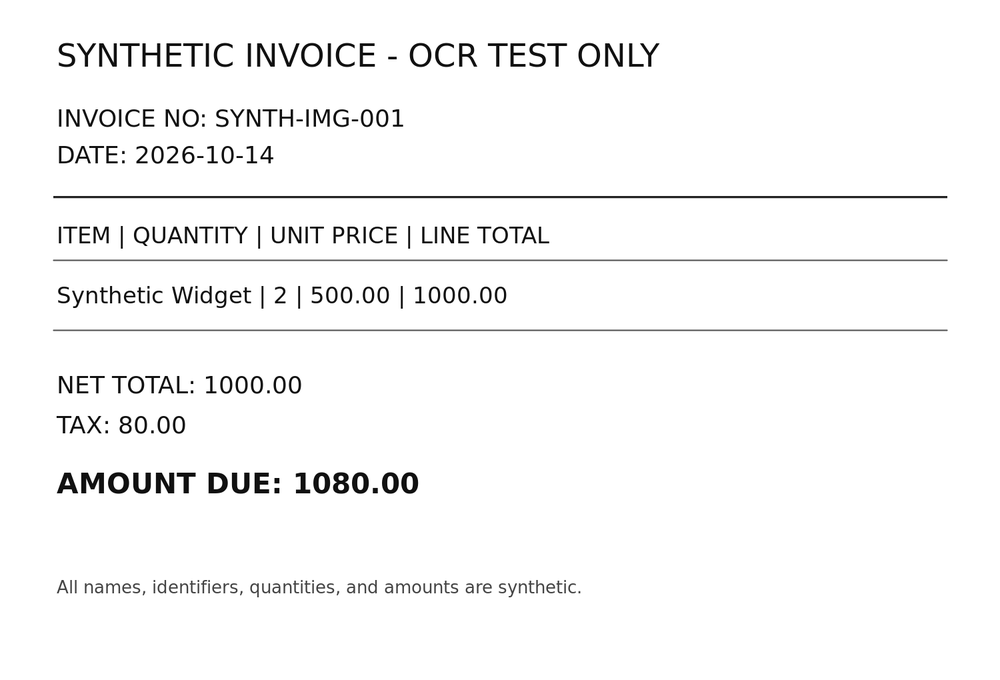
#> input picture src/image_extraction_adapter/tests/fixtures/synthetic_invoice.png, 1000 x 680 px, shrunk from 1500 x 1020 before the run
$ python -i preprocessing.py   (imports and definitions only)
#> lines starting #> are read from the running program, lines starting #| are printed output that depends on the picture; after the words box and inside, x2 and y2 are one past the last pixel; in counts of white or black regions, pixels touching at a corner belong together
#> further down, picture is the input picture: PIL image 1000x680 RGBA; mean R, G, B, A 247.3, 247.3, 247.3, 255
"""Pillow-only cell cropping, thresholding, and morphological rule removal.

All operations work on copies. The source invoice image is never modified or
replaced. Pillow is loaded lazily so the base adapter remains stdlib-only.
"""
from __future__ import annotations

import math
import statistics
from dataclasses import dataclass
from typing import Any, Literal


PreprocessingMode = Literal["none", "otsu", "adaptive"]
PREPROCESSING_MODES: tuple[PreprocessingMode, ...] = ("none", "otsu", "adaptive")
_CELL_CLASS_INFO_KEY = "kandoo_cell_class"


@dataclass(frozen=True)
class CellCrop:
    """One cropped spatial cell; coordinates are (left, top, right, bottom)."""

    field_name: str
    bbox: tuple[int, int, int, int]
    image: Any
    numeric: bool


@dataclass(frozen=True)
class PreprocessedCell:
    """OCR image plus a count of foreground pixels removed as table rules."""

    image: Any
    mode: PreprocessingMode
    line_pixels_removed: int = 0


@dataclass(frozen=True)
class DynamicTableLayout:
    """Image-projection result for a table's columns and item-row bands."""

    column_boundaries: tuple[float, ...]
    row_bands: tuple[tuple[float, float], ...]
    horizontal_lines: tuple[float, ...]
    vertical_lines: tuple[float, ...]
    median_row_height: float
    header_row_excluded: bool


@dataclass(frozen=True)
class LayoutSafetyResult:
    """Fail-closed status wrapper around the existing layout geometry."""

    status: Literal["OK", "REVIEW", "BLOCKED"]
    reason: str
    geometry: Any | None
    row_count: int | None


def _pillow():
    try:
        from PIL import Image, ImageChops, ImageFilter, ImageOps
    except Exception as exc:  # pragma: no cover - environment dependent
        raise RuntimeError("Pillow is required for cell cropping/preprocessing") from exc
    return Image, ImageChops, ImageFilter, ImageOps


# [19 lines left out: function _crop_box, not called in this run]


def _contiguous_groups(indices: list[int]) -> list[list[int]]:
    groups: list[list[int]] = []
    for index in indices:
        if not groups or index > groups[-1][-1] + 1:
            groups.append([index])
        else:
            groups[-1].append(index)
    return groups


def _longest_black_runs(binary_image: Any, *, horizontal: bool) -> list[int]:
    """Measure contiguous black runs on each row or column of a binary copy."""
    width, height = binary_image.size
    pixels = binary_image.convert("L").tobytes()
    count = height if horizontal else width
    span = width if horizontal else height
    runs: list[int] = []
    for primary in range(count):
        longest = current = 0
        for secondary in range(span):
            offset = (primary * width + secondary if horizontal
                      else secondary * width + primary)
            if pixels[offset] < 128:
                current += 1
                longest = max(longest, current)
            else:
                current = 0
        runs.append(longest)
    return runs


def _long_line_centers(runs: list[int], *, fraction: float = 0.8) -> tuple[float, ...]:
    longest = max(runs, default=0)
    if longest <= 0:
        return ()
    cutoff = math.ceil(longest * fraction)
    candidates = [index for index, length in enumerate(runs) if length >= cutoff]
    return tuple((group[0] + group[-1]) / 2.0
                 for group in _contiguous_groups(candidates))


def _longest_regular_line_chain(
    lines: tuple[float, ...],
    *,
    minimum_ratio: float = 0.65,
    maximum_ratio: float = 1.4,
) -> tuple[float, ...]:
    """Pick the longest median-spaced sequence; short rounded-box edges split it."""
    if len(lines) < 2:
        return ()
    gaps = [right - left for left, right in zip(lines, lines[1:])]
    pitch = statistics.median(gaps)
    if pitch <= 0:
        return ()
    minimum_gap = minimum_ratio * pitch
    maximum_gap = maximum_ratio * pitch
    chains: list[list[float]] = []
    current = [lines[0]]
    for line in lines[1:]:
        gap = line - current[-1]
        if minimum_gap <= gap <= maximum_gap:
            current.append(line)
        else:
            chains.append(current)
            current = [line]
    chains.append(current)
    best = max(chains, key=lambda chain: (
        len(chain), chain[-1] - chain[0], -chain[0]))
    return tuple(best) if len(best) >= 2 else ()


def detect_dynamic_table_layout(
    image: Any,
    *,
    line_fraction: float = 0.8,
    minimum_row_ratio: float = 0.65,
    maximum_row_ratio: float = 1.4,
) -> DynamicTableLayout | None:
    """Detect table borders from horizontal/vertical image projections.

    A line candidate must contain a contiguous black run at least 80% as long
    as the longest run on that axis. The table is the longest median-spaced
    horizontal-line chain. A shorter leading interval is treated as the table
    header; the remaining consecutive intervals are item rows. Median row
    height rejects nearby short rounded-payable borders and other false edges.
    Column rules are projected only between the selected table's first and last
    horizontal borders. No page-specific coordinates or expected row count are
    used.
    """
    try:
        binary = otsu_binarize(image)
    except (RuntimeError, AttributeError, TypeError, ValueError):
        return None

    horizontal_runs = _longest_black_runs(binary, horizontal=True)
    horizontal_candidates = _long_line_centers(
        horizontal_runs, fraction=line_fraction)
    chain = _longest_regular_line_chain(
        horizontal_candidates,
        minimum_ratio=minimum_row_ratio,
        maximum_ratio=maximum_row_ratio,
    )
    if len(chain) < 2:
        return None

    chain_gaps = [right - left for left, right in zip(chain, chain[1:])]
    header_row_excluded = False
    if len(chain_gaps) >= 2:
        body_pitch = statistics.median(chain_gaps[1:])
        if body_pitch > 0 and chain_gaps[0] < 0.92 * body_pitch:
            header_row_excluded = True
    body_borders = chain[1:] if header_row_excluded else chain
    body_gaps = [right - left for left, right in zip(body_borders, body_borders[1:])]
    if not body_gaps:
        return None

    median_row_height = statistics.median(body_gaps)
    row_bands = tuple(
        (top, bottom)
        for top, bottom in zip(body_borders, body_borders[1:])
        if minimum_row_ratio * median_row_height
        <= bottom - top
        <= maximum_row_ratio * median_row_height
    )
    if not row_bands:
        return None

    width, height = binary.size
    pixels = binary.convert("L").tobytes()
    y_start = max(0, math.floor(chain[0]))
    y_end = min(height - 1, math.ceil(chain[-1]))
    vertical_runs: list[int] = []
    for x in range(width):
        longest = current = 0
        for y in range(y_start, y_end + 1):
            if pixels[y * width + x] < 128:
                current += 1
                longest = max(longest, current)
            else:
                current = 0
        vertical_runs.append(longest)
    longest_vertical = max(vertical_runs, default=0)
    if longest_vertical <= 0:
        return None
    vertical_cutoff = math.ceil(longest_vertical * line_fraction)
    vertical_candidates = [
        x for x, length in enumerate(vertical_runs) if length >= vertical_cutoff]
    vertical_lines = tuple(
        (group[0] + group[-1]) / 2.0
        for group in _contiguous_groups(vertical_candidates)
    )
    # This invoice table has four RTL columns (amount, quantity, name, sequence)
    # bounded by five rules. Ambiguous extra/missing rules fail closed.
    if len(vertical_lines) != 5:
        return None
    if any(right <= left for left, right in zip(vertical_lines, vertical_lines[1:])):
        return None

    return DynamicTableLayout(
        column_boundaries=vertical_lines,
        row_bands=row_bands,
        horizontal_lines=chain,
        vertical_lines=vertical_lines,
        median_row_height=median_row_height,
        header_row_excluded=header_row_excluded,
    )


# [57 lines left out: function _layout_geometry_issues, not called in this run]


def detect_layout_safe(image: Any) -> LayoutSafetyResult:
    """Call the unchanged projection detector and fail closed on its result.

    The detector's public API still returns ``DynamicTableLayout | None``.
    This additive wrapper translates its result into OK/REVIEW/BLOCKED and
    treats geometry that reaches the image edge as likely truncated input.
    """
    try:
        layout = detect_dynamic_table_layout(image)
    except Exception as exc:
        return LayoutSafetyResult(
            status="BLOCKED",
            reason=f"Layout detector raised {type(exc).__name__}: {exc}",
            geometry=None,
            row_count=None,
        )

    if layout is None:
        return LayoutSafetyResult(
            status="BLOCKED",
            reason="No table geometry was detected.",
            geometry=None,
            row_count=None,
        )

    if not isinstance(layout, DynamicTableLayout):
        return LayoutSafetyResult(
            status="REVIEW",
            reason="Detector returned an unsupported or incomplete geometry type.",
            geometry=layout,
            row_count=None,
        )

    try:
        row_bands = tuple(layout.row_bands)
        row_count = len(row_bands)
    except Exception as exc:
        return LayoutSafetyResult(
            status="REVIEW",
            reason=f"Could not determine the detected row count: {type(exc).__name__}: {exc}",
            geometry=layout,
            row_count=None,
        )

    try:
        issues = _layout_geometry_issues(layout)
    except Exception as exc:
        return LayoutSafetyResult(
            status="BLOCKED",
            reason=f"Could not validate detected geometry: {type(exc).__name__}: {exc}",
            geometry=None,
            row_count=None,
        )
    if row_count < 1 or row_count > 50:
        issues.append(f"row count {row_count} is outside the supported range 1..50")
    if issues:
        return LayoutSafetyResult(
            status="REVIEW",
            reason="Incomplete or unreasonable table geometry: " + "; ".join(issues),
            geometry=layout,
            row_count=row_count,
        )

    try:
        width, height = image.size
        edge_margin = 5
        horizontal = tuple(float(value) for value in layout.horizontal_lines)
        vertical = tuple(float(value) for value in layout.vertical_lines)
        reaches_image_edge = (
            any(value <= edge_margin or value >= height - 1 - edge_margin
                for value in horizontal)
            or any(value <= edge_margin or value >= width - 1 - edge_margin
                   for value in vertical)
        )
    except Exception as exc:
        return LayoutSafetyResult(
            status="BLOCKED",
            reason=f"Could not validate image bounds: {type(exc).__name__}: {exc}",
            geometry=None,
            row_count=None,
        )

    if reaches_image_edge:
        return LayoutSafetyResult(
            status="BLOCKED",
            reason="Detected table geometry reaches the image edge; input may be truncated.",
            geometry=None,
            row_count=None,
        )

    return LayoutSafetyResult(
        status="OK",
        reason="Complete table geometry detected.",
        geometry=layout,
        row_count=row_count,
    )


# [97 lines left out: functions _cell_class_for_field, _tag_cell_image, crop_spatial_cells, not called in this run]


def otsu_threshold(image: Any) -> int:
    """Return the global Otsu threshold for a grayscale image."""
    _, _, _, image_ops = _pillow()
    gray = image_ops.autocontrast(image.convert("L"))
    histogram = gray.histogram()[:256]
#> histogram = 256 values, max 625363 at index 255, min 29 at index 43, mean 2656.2
    total = sum(histogram)
#> total = 680000
    if total == 0:
        return 127
    total_sum = sum(level * count for level, count in enumerate(histogram))
#> total_sum = 168136047
    background_weight = 0
    background_sum = 0
    best_variance = -1.0
    threshold = 127
    for level, count in enumerate(histogram):
        background_weight += count
        background_sum += level * count
        foreground_weight = total - background_weight
        if background_weight == 0 or foreground_weight == 0:
            continue
        background_mean = background_sum / background_weight
        foreground_mean = (total_sum - background_sum) / foreground_weight
        variance = (background_weight * foreground_weight
                    * (background_mean - foreground_mean) ** 2)
        if variance > best_variance:
            best_variance = variance
            threshold = level
#> this loop made 256 passes
#> (count, background_weight, background_sum, foreground_weight, background_mean, foreground_mean, best_variance) on passes 1 to 12: (2702, 2702, 0, 677298, 0, 248.2, 1.13e+14), (241, 2943, 241, 677057, 0.0819, 248.3, 1.23e+14), (311, 3254, 863, 676746, 0.265, 248.4, 1.36e+14), (245, 3499, 1598, 676501, 0.457, 248.5, 1.46e+14), (294, 3793, 2774, 676207, 0.731, 248.6, 1.58e+14), (325, 4118, 4399, 675882, 1.07, 248.8, 1.71e+14), (234, 4352, 5803, 675648, 1.33, 248.8, 1.8e+14), (230, 4582, 7413, 675418, 1.62, 248.9, 1.89e+14), (241, 4823, 9341, 675177, 1.94, 249, 1.99e+14), (252, 5075, 11609, 674925, 2.29, 249.1, 2.09e+14), (231, 5306, 13919, 674694, 2.62, 249.2, 2.18e+14), (249, 5555, 16658, 674445, 3, 249.3, 2.27e+14)
#> (background_weight, background_sum, foreground_weight, background_mean, foreground_mean, best_variance) on passes 61 to 66: (13617, 258780, 666383, 19, 251.9, 4.92e+14), (13793, 269516, 666207, 19.54, 252, 4.96e+14), (13871, 274352, 666129, 19.78, 252, 4.98e+14), (13931, 278132, 666069, 19.96, 252, 5e+14), (14013, 283380, 665987, 20.22, 252, 5.02e+14), (14080, 287735, 665920, 20.44, 252.1, 5.03e+14)
    return threshold


def otsu_binarize(image: Any) -> Any:
    """Return a black-text/white-background Otsu image, including threshold 0."""
    _, _, _, image_ops = _pillow()
    gray = image_ops.autocontrast(image.convert("L"))
    threshold = otsu_threshold(gray)
    # `<=` is important for already-binary scans where Otsu's threshold is 0.
    return gray.point(lambda pixel: 0 if pixel <= threshold else 255)
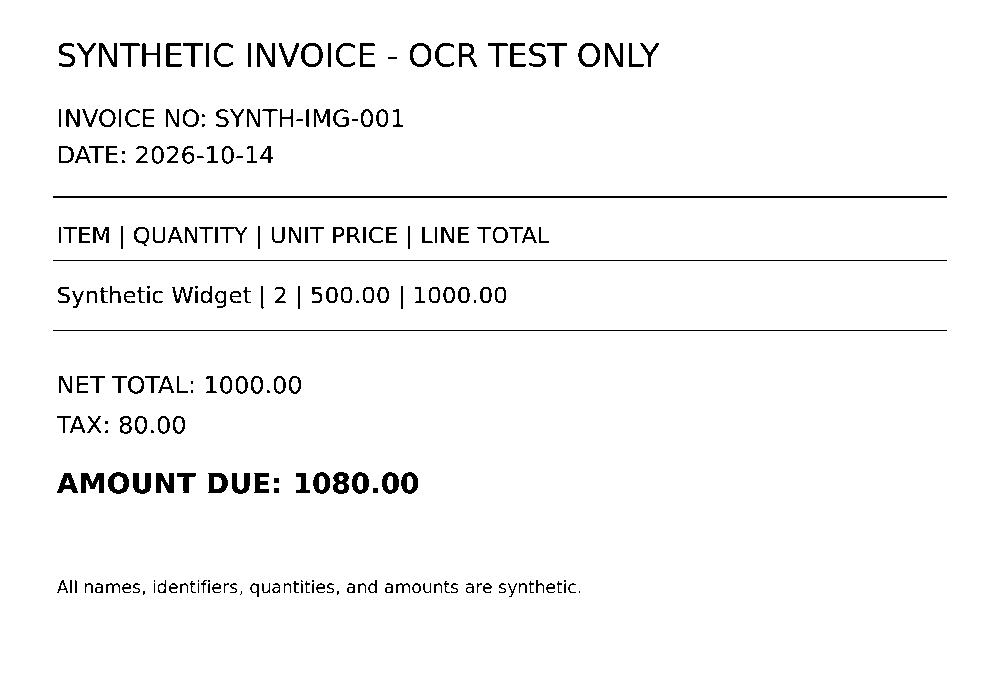
#> returned value: PIL image 1000x680 L; 96.7% white; 243 black regions (37 under 20 px), largest, box (x1, y1, x2, y2) and area: (53, 196, 947, 198) 1788, (53, 260, 947, 261) 894, (53, 330, 947, 331) 894


# [51 lines left out: functions adaptive_binarize, _shift_with_black_fill, _morph_axis, not called in this run]


def _opening_line_mask(image: Any, length: int, *, horizontal: bool) -> Any:
    eroded = _morph_axis(image, length, horizontal=horizontal, erode=True)
    return _morph_axis(eroded, length, horizontal=horizontal, erode=False)


# [84 lines left out: functions _iter_image_pixels, remove_morphological_table_lines, preprocess_cell, not called in this run]

>>> from PIL import Image
>>> picture = Image.open('tests/fixtures/synthetic_invoice.png')
>>> result = detect_layout_safe(picture)
#> the loop in _contiguous_groups, `for index in indices:` made 4 passes
#> index on passes 1 to 4: 196, 197, 260, 330
#> the loop in _longest_regular_line_chain, `for line in lines[1:]:` made 2 passes
